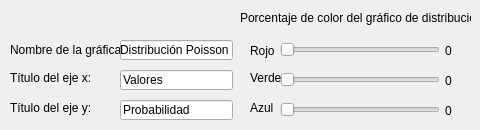
      <widget class="QWidget" name="tab_16">
       <attribute name="title">
        <string>Poisson</string>
       </attribute>
       <widget class="QLabel" name="azulpoi">
        <property name="geometry">
         <rect>
          <x>445</x>
          <y>100</y>
          <width>21</width>
          <height>21</height>
         </rect>
        </property>
        <property name="text">
         <string>0</string>
        </property>
       </widget>
       <widget class="QLabel" name="label_233">
        <property name="geometry">
         <rect>
          <x>10</x>
          <y>70</y>
          <width>101</width>
          <height>16</height>
         </rect>
        </property>
        <property name="text">
         <string>Título del eje x: </string>
        </property>
       </widget>
       <widget class="QLabel" name="label_234">
        <property name="geometry">
         <rect>
          <x>250</x>
          <y>100</y>
          <width>31</width>
          <height>16</height>
         </rect>
        </property>
        <property name="text">
         <string>Azul</string>
        </property>
       </widget>
       <widget class="QLineEdit" name="xpoi">
        <property name="geometry">
         <rect>
          <x>120</x>
          <y>70</y>
          <width>113</width>
          <height>20</height>
         </rect>
        </property>
        <property name="text">
         <string>Valores</string>
        </property>
       </widget>
       <widget class="QLabel" name="label_235">
        <property name="geometry">
         <rect>
          <x>10</x>
          <y>100</y>
          <width>121</width>
          <height>16</height>
         </rect>
        </property>
        <property name="text">
         <string>Título del eje y: </string>
        </property>
       </widget>
       <widget class="QSlider" name="poirojo">
        <property name="geometry">
         <rect>
          <x>280</x>
          <y>40</y>
          <width>160</width>
          <height>19</height>
         </rect>
        </property>
        <property name="maximum">
         <number>100</number>
        </property>
        <property name="orientation">
         <enum>Qt::Horizontal</enum>
        </property>
       </widget>
       <widget class="QLabel" name="label_236">
        <property name="geometry">
         <rect>
          <x>250</x>
          <y>40</y>
          <width>31</width>
          <height>21</height>
         </rect>
        </property>
        <property name="text">
         <string>Rojo</string>
        </property>
       </widget>
       <widget class="QLabel" name="rojopoi">
        <property name="geometry">
         <rect>
          <x>445</x>
          <y>40</y>
          <width>21</width>
          <height>21</height>
         </rect>
        </property>
        <property name="text">
         <string>0</string>
        </property>
       </widget>
       <widget class="QLabel" name="verdepoi">
        <property name="geometry">
         <rect>
          <x>445</x>
          <y>70</y>
          <width>21</width>
          <height>21</height>
         </rect>
        </property>
        <property name="text">
         <string>0</string>
        </property>
       </widget>
       <widget class="QLabel" name="label_238">
        <property name="geometry">
         <rect>
          <x>240</x>
          <y>10</y>
          <width>231</width>
          <height>16</height>
         </rect>
        </property>
        <property name="text">
         <string>Porcentaje de color del gráfico de distribución</string>
        </property>
       </widget>
       <widget class="QLabel" name="label_239">
        <property name="geometry">
         <rect>
          <x>10</x>
          <y>40</y>
          <width>111</width>
          <height>20</height>
         </rect>
        </property>
        <property name="text">
         <string>Nombre de la gráfica: </string>
        </property>
       </widget>
       <widget class="QLineEdit" name="npoi">
        <property name="geometry">
         <rect>
          <x>120</x>
          <y>40</y>
          <width>113</width>
          <height>20</height>
         </rect>
        </property>
        <property name="text">
         <string>Distribución Poisson</string>
        </property>
       </widget>
       <widget class="QSlider" name="poiverde">
        <property name="geometry">
         <rect>
          <x>280</x>
          <y>70</y>
          <width>160</width>
          <height>19</height>
         </rect>
        </property>
        <property name="maximum">
         <number>100</number>
        </property>
        <property name="orientation">
         <enum>Qt::Horizontal</enum>
        </property>
       </widget>
       <widget class="QLabel" name="label_241">
        <property name="geometry">
         <rect>
          <x>250</x>
          <y>70</y>
          <width>31</width>
          <height>16</height>
         </rect>
        </property>
        <property name="text">
         <string>Verde</string>
        </property>
       </widget>
       <widget class="QLineEdit" name="ypoi">
        <property name="geometry">
         <rect>
          <x>120</x>
          <y>100</y>
          <width>113</width>
          <height>20</height>
         </rect>
        </property>
        <property name="text">
         <string>Probabilidad</string>
        </property>
       </widget>
       <widget class="QSlider" name="poiazul">
        <property name="geometry">
         <rect>
          <x>280</x>
          <y>100</y>
          <width>160</width>
          <height>19</height>
         </rect>
        </property>
        <property name="maximum">
         <number>100</number>
        </property>
        <property name="orientation">
         <enum>Qt::Horizontal</enum>
        </property>
       </widget>
      </widget>
